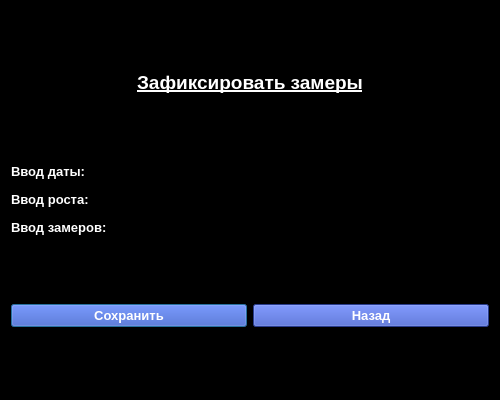
<?xml version="1.0" encoding="UTF-8"?>
<ui version="4.0">
 <class>Dialog</class>
 <widget class="QDialog" name="Dialog">
  <property name="geometry">
   <rect>
    <x>0</x>
    <y>0</y>
    <width>500</width>
    <height>400</height>
   </rect>
  </property>
  <property name="sizePolicy">
   <sizepolicy hsizetype="Minimum" vsizetype="Minimum">
    <horstretch>0</horstretch>
    <verstretch>0</verstretch>
   </sizepolicy>
  </property>
  <property name="windowTitle">
   <string>Dialog</string>
  </property>
  <property name="styleSheet">
   <string notr="true">background-color: rgb(0, 0, 0);</string>
  </property>
  <layout class="QVBoxLayout" name="verticalLayout">
   <item alignment="Qt::AlignHCenter">
    <widget class="QLabel" name="label_info">
     <property name="sizePolicy">
      <sizepolicy hsizetype="Fixed" vsizetype="Fixed">
       <horstretch>0</horstretch>
       <verstretch>0</verstretch>
      </sizepolicy>
     </property>
     <property name="font">
      <font>
       <pointsize>14</pointsize>
       <weight>75</weight>
       <bold>true</bold>
       <underline>true</underline>
      </font>
     </property>
     <property name="autoFillBackground">
      <bool>false</bool>
     </property>
     <property name="styleSheet">
      <string notr="true">color: rgb(255, 255, 255);</string>
     </property>
     <property name="text">
      <string>&lt;html&gt;&lt;head/&gt;&lt;body&gt;&lt;p align=&quot;center&quot;&gt;Зафиксировать замеры&lt;/p&gt;&lt;/body&gt;&lt;/html&gt;</string>
     </property>
     <property name="alignment">
      <set>Qt::AlignCenter</set>
     </property>
    </widget>
   </item>
   <item>
    <layout class="QGridLayout" name="gridLayout">
     <item row="1" column="1">
      <widget class="QLineEdit" name="lineEdit_height">
       <property name="styleSheet">
        <string notr="true">color: rgb(255, 255, 255);</string>
       </property>
      </widget>
     </item>
     <item row="2" column="0">
      <widget class="QLabel" name="label_new">
       <property name="font">
        <font>
         <pointsize>10</pointsize>
         <weight>75</weight>
         <bold>true</bold>
        </font>
       </property>
       <property name="styleSheet">
        <string notr="true">color: rgb(255, 255, 255);</string>
       </property>
       <property name="text">
        <string>Ввод замеров:</string>
       </property>
      </widget>
     </item>
     <item row="1" column="0">
      <widget class="QLabel" name="label_height">
       <property name="font">
        <font>
         <pointsize>10</pointsize>
         <weight>75</weight>
         <bold>true</bold>
        </font>
       </property>
       <property name="styleSheet">
        <string notr="true">color: rgb(255, 255, 255);</string>
       </property>
       <property name="text">
        <string>Ввод роста:</string>
       </property>
      </widget>
     </item>
     <item row="0" column="0">
      <widget class="QLabel" name="label_date">
       <property name="font">
        <font>
         <pointsize>10</pointsize>
         <weight>75</weight>
         <bold>true</bold>
        </font>
       </property>
       <property name="styleSheet">
        <string notr="true">color: rgb(255, 255, 255);</string>
       </property>
       <property name="text">
        <string>Ввод даты:</string>
       </property>
      </widget>
     </item>
     <item row="0" column="1">
      <widget class="QLineEdit" name="lineEdit_date">
       <property name="styleSheet">
        <string notr="true">color: rgb(255, 255, 255);</string>
       </property>
      </widget>
     </item>
     <item row="2" column="1">
      <widget class="QLineEdit" name="lineEdit_new">
       <property name="styleSheet">
        <string notr="true">color: rgb(255, 255, 255);</string>
       </property>
      </widget>
     </item>
    </layout>
   </item>
   <item>
    <layout class="QHBoxLayout" name="horizontalLayout">
     <item>
      <widget class="QPushButton" name="pushButton_save">
       <property name="font">
        <font>
         <pointsize>10</pointsize>
         <weight>75</weight>
         <bold>true</bold>
        </font>
       </property>
       <property name="styleSheet">
        <string notr="true">color: rgb(255, 255, 255);
background-color: rgb(56, 84, 197);</string>
       </property>
       <property name="text">
        <string>Сохранить</string>
       </property>
      </widget>
     </item>
     <item>
      <widget class="QPushButton" name="pushButton_back">
       <property name="font">
        <font>
         <pointsize>10</pointsize>
         <weight>75</weight>
         <bold>true</bold>
        </font>
       </property>
       <property name="styleSheet">
        <string notr="true">color: rgb(255, 255, 255);
background-color: rgb(56, 84, 197);</string>
       </property>
       <property name="text">
        <string>Назад</string>
       </property>
      </widget>
     </item>
    </layout>
   </item>
  </layout>
 </widget>
 <resources/>
 <connections/>
</ui>
